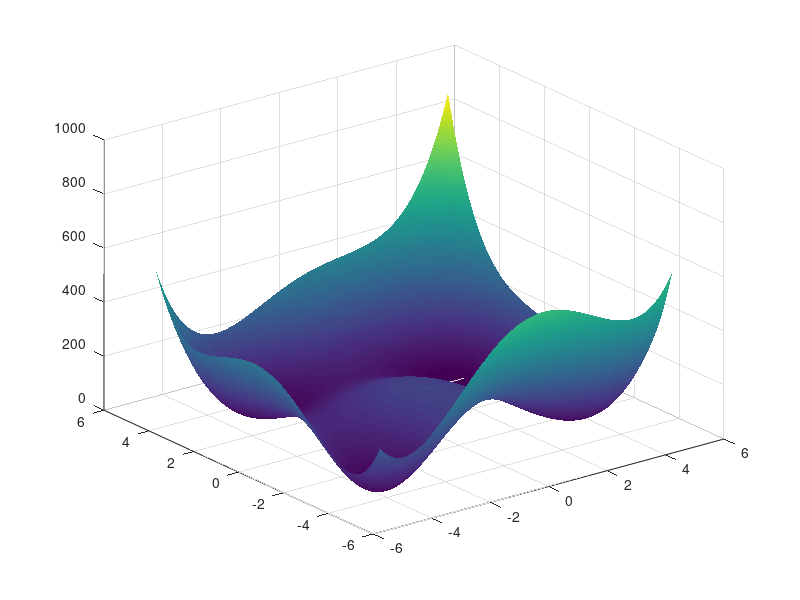
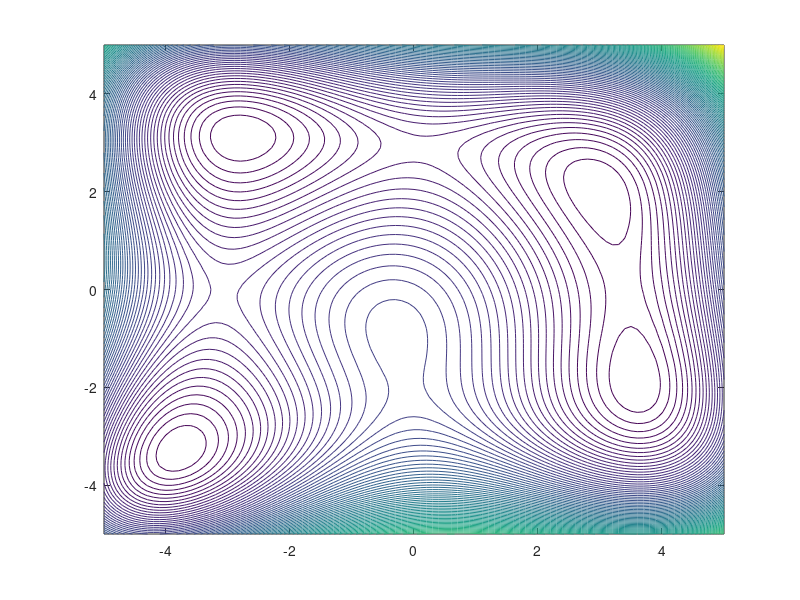

Write the MATLAB code that produced these figures, in order. (Note: this script raises an error after producing the figures.)
clear;
clc;

%Define call function numerically
[x1,y1] = meshgrid(-5:0.1:5,-5:0.1:5);
f = (x1.^2 + y1 - 11).^2 + (x1 + y1.^2 - 7).^2;

% Plot surface
surface = figure; figure(surface);
surf(x1,y1,f); shading interp;
x0 = [0; 0]; %Initial Guess

%Call Methods (Use % before each line to comment the methods you are not testing)

%[X,traj,Z,k,Err] = Lab_2_sdm(x0, 10^(-4));
%[X,traj,Z,k,Err] = Lab_2_Newton(x0, 10^(-4));
% 
%options = optimoptions('fminunc','GradObj','on','Algorithm','trust-region');
%[X,FVAL,EXITFLAG,OUTPUT] = fminunc(@Lab_2_Fun,x0);



% Add trajectory for finding minima (3D plot)
%plot3(traj(:,1), traj(:,2), Z(:,1) ,'-k+')

%Plot contour (2D plot)
contour_graph = figure; figure(contour_graph);
contour(x1,y1,f,100); hold on;
plot(X(1,:), X(2,:),'-k+')